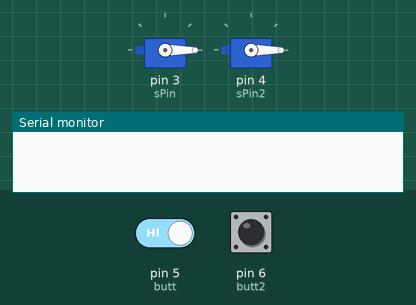
Bench run of a sketch on a simulated Arduino Uno, built with avr-gcc and run on an emulated ATmega328P. On the bench: 2 × servo, the last lines printed to the serial monitor. The test bench sets the inputs (shaded band); at power-on: pin 6 (butt2) HIGH, pin 5 (butt) HIGH.

Above: at 1.2 s.
1.3 s: pin 6 (butt2) pulled LOW for 0.15 s
At 1.38 s:
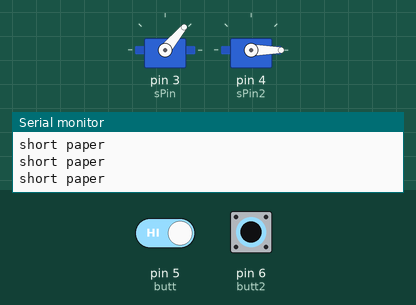
2.9 s: pin 6 (butt2) pulled LOW for 3.2 s
At 7.3 s:
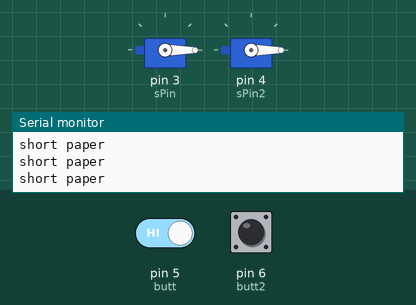
7.6 s: pin 5 (butt) driven LOW and pin 6 (butt2) driven LOW
At 8.5 s:
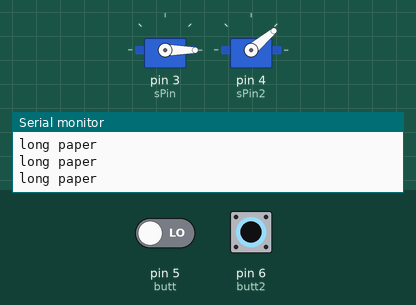
9.1 s: pin 5 (butt) driven HIGH
At 10.3 s:
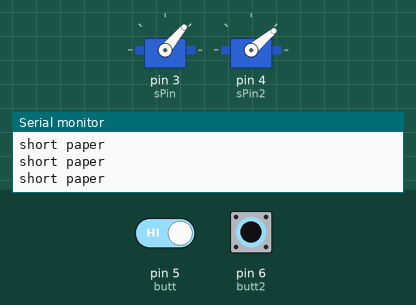
10.6 s: pin 6 (butt2) driven HIGH
At 11.0 s:
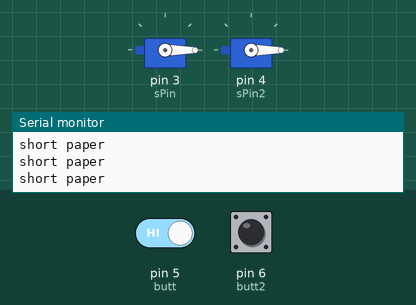
12.1 s: pin 5 (butt) driven LOW and pin 6 (butt2) driven LOW
At 13.1 s:
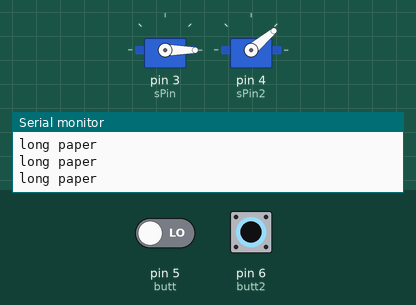
Timing chart, 0 to 15.1 s (numbered marks = the images above; inputs shaded):
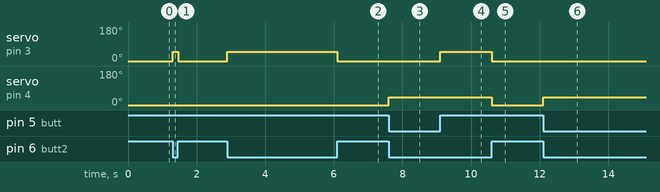

The sketch:

printerbutton.ino
```cpp
#include<Arduino.h>
#include <Servo.h>
int sPin = 3;
int sPin2 = 4;
int butt = 5;
int butt2 = 6;

int buttonState;
int buttonState2;

Servo shrt;
Servo lng;
void setup() {
  Serial.begin(9600);
  shrt.attach(sPin);
  lng.attach(sPin2);
  pinMode(butt, INPUT_PULLUP);
  pinMode(butt2, INPUT_PULLUP);
}

void loop() {
  buttonState = digitalRead(butt);
  buttonState2 = digitalRead(butt2);


 // Serial.print(buttonState);
 // Serial.println(buttonState2);

  if (buttonState == HIGH && buttonState2 == HIGH ) {
    lng.write(0);
    shrt.write(0);
    //Serial.println("standby");
    //delay(100);
  } else if (buttonState == LOW && buttonState2 == LOW) {
    lng.write(40);
    Serial.println("long paper");
    //delay(1800);
  }else if (buttonState == HIGH && buttonState2 == LOW ) {
    shrt.write(50);
    Serial.println("short paper");
    //delay(1500);
  }else{}


}
```

Measured:
- after the input at 1.3 s, servo on pin 3 (sPin): 0° → 50° at once, → 0° 0.16 s later
- after the input at 2.9 s, servo on pin 3 (sPin): 0° → 50° at once, → 0° 3.2 s later
- after the input at 7.6 s, servo on pin 4 (sPin2): 0° → 40° at once
- after the input at 9.1 s, servo on pin 3 (sPin): 0° → 50° at once
- after the input at 10.6 s, servo on pin 3 (sPin): 50° → 0° at once; servo on pin 4 (sPin2): 40° → 0° at once
- after the input at 12.1 s, servo on pin 4 (sPin2): 0° → 40° at once
